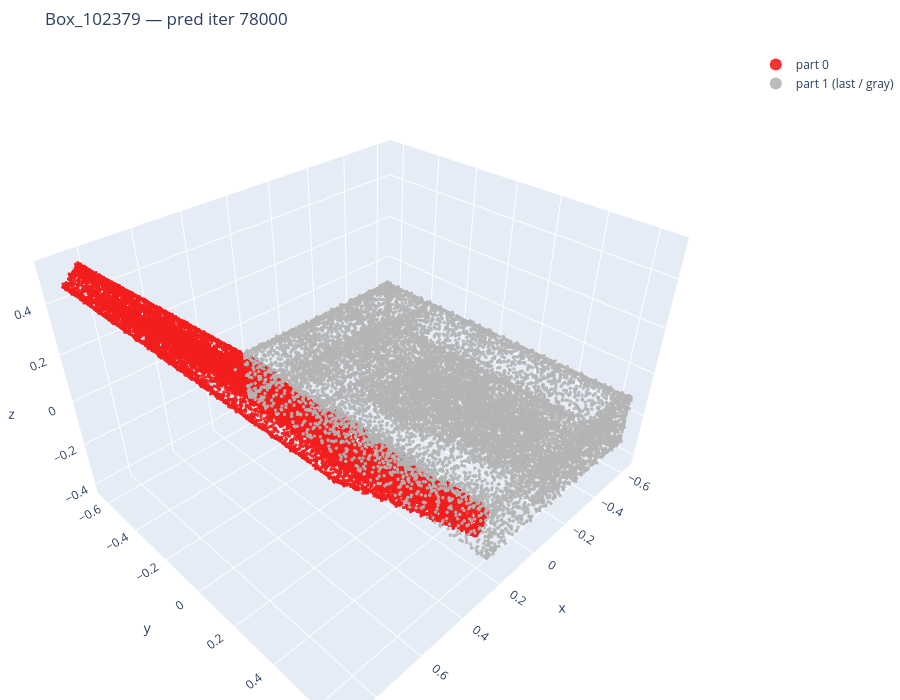
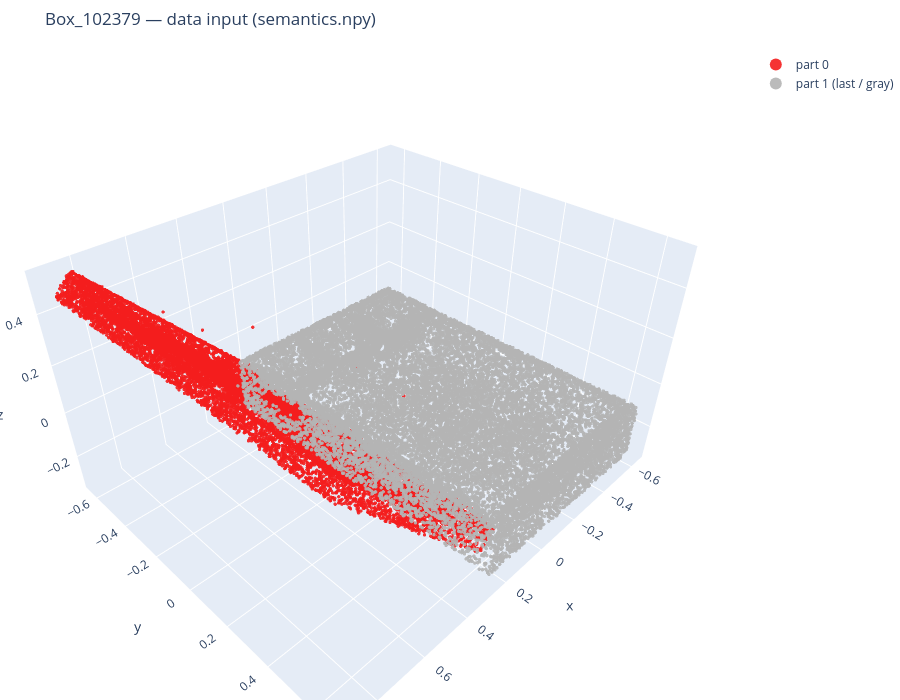

The cell these charts' notebook holds for them, in order:
### Code cell
def list_output_scenes():
    return sorted(
        d.name
        for d in OUTPUT_BASE.iterdir()
        if d.is_dir() and not d.name.startswith("_") and d.suffix != ".csv"
    )


def list_data_scenes():
    return sorted(d.name for d in DATA_BASE.iterdir() if d.is_dir() and (d / "gt" / "trans.json").is_file())


rng = np.random.default_rng(0)

if RUN_ALL_SCENES:
    VIZ_HTML_DIR.mkdir(parents=True, exist_ok=True)
    # --- trained outputs ---
    for name in list_output_scenes():
        md = OUTPUT_BASE / name
        pred_path, it = resolve_pred_ply_path(md)
        if pred_path is None:
            print(f"[skip output] {name}: no point_cloud")
            continue
        try:
            xyz, pid, nparts = load_ply_vertices_and_weights(pred_path)
        except Exception as e:
            print(f"[skip output] {name}: {e}")
            continue
        plotly_scatter_parts(
            xyz,
            pid,
            nparts,
            title=f"{name} — pred iter {it} ({len(xyz)} pts, {nparts} parts)",
            html_path=VIZ_HTML_DIR / f"{name}_pred_iter{it}.html",
            show=False,
            rng=rng,
        )
    # --- data inputs ---
    for name in list_data_scenes():
        dd = DATA_BASE / name
        loaded = load_data_ply_and_semantics(dd)
        if loaded is None:
            print(f"[skip input] {name}: missing points3d.ply or semantics.npy")
            continue
        xyz, sem, nparts = loaded
        plotly_scatter_parts(
            xyz,
            sem,
            nparts,
            title=f"{name} — data input ({len(xyz)} pts, semantics 0..{nparts-1})",
            html_path=VIZ_HTML_DIR / f"{name}_input.html",
            show=False,
            rng=rng,
        )
    print(f"Done. Open HTML files in: {VIZ_HTML_DIR}")
else:
    model_dir = OUTPUT_BASE / scene_name
    data_dir = DATA_BASE / scene_name
    pred_path, best_iter = resolve_pred_ply_path(model_dir)
    if pred_path is None:
        raise FileNotFoundError(f"No prediction PLY for {scene_name}")
    xyz, pid, nparts = load_ply_vertices_and_weights(pred_path)
    print(f"Pred: {pred_path.relative_to(REPO_ROOT)}  parts={nparts}")
    plotly_scatter_parts(
        xyz,
        pid,
        nparts,
        title=f"{scene_name} — pred iter {best_iter}",
        html_path=None,
        show=True,
        rng=rng,
    )

    loaded = load_data_ply_and_semantics(data_dir)
    if loaded is None:
        print("No data input (points3d.ply + semantics.npy) for this scene.")
    else:
        dxyz, sem, snparts = loaded
        plotly_scatter_parts(
            dxyz,
            sem,
            snparts,
            title=f"{scene_name} — data input (semantics.npy)",
            html_path=None,
            show=True,
            rng=rng,
        )

### Figure 1 — Plotly figure (JSON) as saved in the notebook; plotly's stock layout.template omitted (floating-point values rounded to 4 significant figures; data arrays with more than 128 entries replaced by an {"elided": "..."} marker saying what was removed)
{"data": [{"marker": {"color": "rgb(244,29,29)", "opacity": 0.9, "size": 2}, "mode": "markers", "name": "part 0", "type": "scatter3d", "x": {"elided": "25609 float values"}, "y": {"elided": "25609 float values"}, "z": {"elided": "25609 float values"}}, {"marker": {"color": "rgb(180,180,180)", "opacity": 0.9, "size": 2}, "mode": "markers", "name": "part 1 (last / gray)", "type": "scatter3d", "x": {"elided": "14391 float values"}, "y": {"elided": "14391 float values"}, "z": {"elided": "14391 float values"}}], "layout": {"height": 700, "legend": {"itemsizing": "constant"}, "margin": {"b": 0, "l": 0, "r": 0, "t": 50}, "scene": {"aspectmode": "data", "xaxis": {"title": {"text": "x"}}, "yaxis": {"title": {"text": "y"}}, "zaxis": {"title": {"text": "z"}}}, "title": {"text": "Box_102379 — pred iter 78000"}}}

### Figure 2 — Plotly figure (JSON) as saved in the notebook; plotly's stock layout.template omitted (floating-point values rounded to 4 significant figures; data arrays with more than 128 entries replaced by an {"elided": "..."} marker saying what was removed)
{"data": [{"marker": {"color": "rgb(244,29,29)", "opacity": 0.9, "size": 2}, "mode": "markers", "name": "part 0", "type": "scatter3d", "x": {"elided": "18066 float values"}, "y": {"elided": "18066 float values"}, "z": {"elided": "18066 float values"}}, {"marker": {"color": "rgb(180,180,180)", "opacity": 0.9, "size": 2}, "mode": "markers", "name": "part 1 (last / gray)", "type": "scatter3d", "x": {"elided": "21934 float values"}, "y": {"elided": "21934 float values"}, "z": {"elided": "21934 float values"}}], "layout": {"height": 700, "legend": {"itemsizing": "constant"}, "margin": {"b": 0, "l": 0, "r": 0, "t": 50}, "scene": {"aspectmode": "data", "xaxis": {"title": {"text": "x"}}, "yaxis": {"title": {"text": "y"}}, "zaxis": {"title": {"text": "z"}}}, "title": {"text": "Box_102379 — data input (semantics.npy)"}}}
